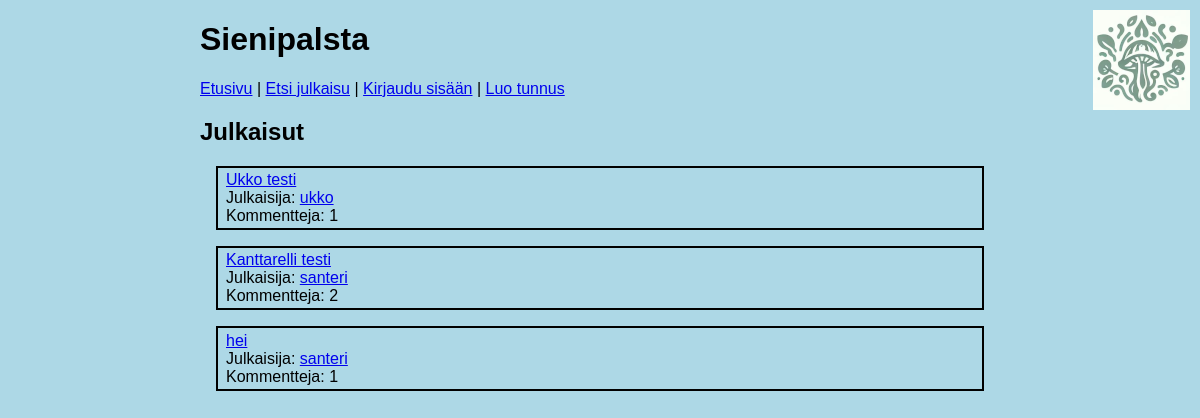
Before: / with the older database file.
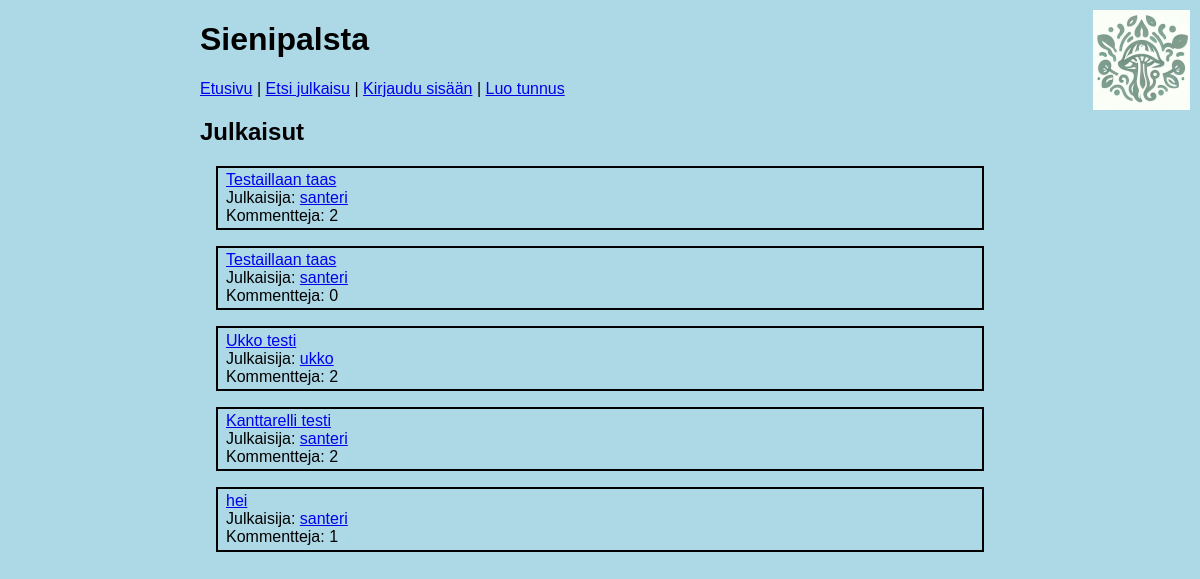
After: the same page with the newer database file.
### tables this page shows
CREATE TABLE items (
    id INTEGER PRIMARY KEY,
    title TEXT,
    location TEXT,
    description TEXT,
    user_id INTEGER REFERENCES users
);

CREATE TABLE users (id INTEGER PRIMARY KEY, username TEXT UNIQUE, password_hash TEXT);

### app.py (the view)
@app.route("/")
def index():
    all_items = items.get_items()
    return render_template("index.html", items=all_items)

### db.py (called while the page is built)
def get_connection():
    con = sqlite3.connect("database.db")
    con.execute("PRAGMA foreign_keys = ON")
    con.row_factory = sqlite3.Row
    return con

def query(sql, params=[]):
    con = get_connection()
    con.execute("PRAGMA foreign_keys = ON")
    result = con.execute(sql, params).fetchall()
    con.close()
    return result

### items.py (called while the page is built)
def get_items():
    sql = """SELECT items.id, items.title, users.id user_id, users.username,
                    COUNT(comments.id) as comment_count
             FROM items
             JOIN users ON items.user_id = users.id
             LEFT JOIN comments ON items.id = comments.item_id
             GROUP BY items.id, users.id
             ORDER BY items.id DESC"""
    return db.query(sql)

### templates/index.html (shortened to what this page needs)
{% extends "layout.html" %}
{% block content %}
<h2>Julkaisut</h2>
{% for item in items %}
<div class="item">
<a href="/item/{{ item.id }}">{{ item.title }}</a> <br/>
Julkaisija: <a href="/user/{{ item.user_id }}">{{ item.username }}</a> <br />
Kommentteja: {{ item.comment_count }}
</div>
{% endfor %}
{% endblock %}

### templates/layout.html (shortened to what this page needs)
<!DOCTYPE html>
<html>
<head>
  <link rel="stylesheet" href="/static/main.css">
</head>
<body>
  <img src="/static/logo.png" alt="Logo" class="logo">
  <h1>Sienipalsta</h1>
  <p>
    <a href="/">Etusivu</a> |
    <a href="/find_item">Etsi julkaisu</a> |
  {% if session.user_id %}
    <a href="/new_item">Uusi julkaisu</a> |
    <a href="/logout">Kirjaudu ulos</a> |
  {% else %}
    <a href="/login">Kirjaudu sisään</a> |
    <a href="/register">Luo tunnus</a>
  {% endif %}
  </p>
  {% block content %}{% endblock %}
</body>
</html>

### static/main.css (style rules this page uses)
body { margin: auto; max-width: 50em; font-family: sans-serif; background-color: lightblue; }
.item { border: 2px solid black; margin: 1em; padding: 0.2em 0.5em; }
.logo { position: absolute; top: 10px; right: 10px; }

Changed rows visible on the page:
added items: title "Testaillaan taas", username "santeri", comment_count "2"
added items: title "Testaillaan taas", username "santeri", comment_count "0"
computed for items "Ukko testi": comment_count "1" → "2"
